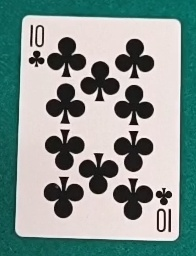
#> input picture card_templates/10_C_20251117_152222.jpg, 196 x 256 px
$ python -i suit_recognizer.py   (imports and definitions only)
#> lines starting #> are read from the running program, lines starting #| are printed output that depends on the picture; after the words box and inside, x2 and y2 are one past the last pixel; in counts of white or black regions, pixels touching at a corner belong together
import cv2
import numpy as np
import random

class SuitRecognizer:
    def __init__(self):
        self.suits = {
            'HEARTS': 'Corazones',
            'DIAMONDS': 'Diamantes',
            'CLUBS': 'Tréboles',
            'SPADES': 'Picas'
        }

    def find_suit_region(self, card_image):
        """Encuentra la región donde está el palo de la carta"""
        height, width = card_image.shape[:2]
        suit_region_height = height // 3
        suit_region_width = width // 4
        suit_region = card_image[height//4:height//4 + suit_region_height, 10:suit_region_width]
        return suit_region

    def detect_suit_by_color(self, suit_region):
        """Detecta el palo basado en el color"""
        hsv = cv2.cvtColor(suit_region, cv2.COLOR_BGR2HSV)

        # Máscaras para rojo
        lower_red1 = np.array([0, 50, 50])
        upper_red1 = np.array([10, 255, 255])
        lower_red2 = np.array([170, 50, 50])
        upper_red2 = np.array([180, 255, 255])
        mask_red1 = cv2.inRange(hsv, lower_red1, upper_red1)
        mask_red2 = cv2.inRange(hsv, lower_red2, upper_red2)
        mask_red = cv2.bitwise_or(mask_red1, mask_red2)

        # Máscara para negro
        mask_black = cv2.inRange(hsv, np.array([0, 0, 0]), np.array([180, 255, 50]))

        red_pixels = cv2.countNonZero(mask_red)
        black_pixels = cv2.countNonZero(mask_black)

        if red_pixels > black_pixels and red_pixels > 50:
            return ['HEARTS', 'DIAMONDS']
        elif black_pixels > red_pixels and black_pixels > 50:
            return ['CLUBS', 'SPADES']

        return []

    def detect_suit_by_shape(self, suit_region, possible_suits):
        """Distinguir entre palos del mismo color por forma"""
        if len(possible_suits) != 2:
            return self._simulate_recognition()

        gray = cv2.cvtColor(suit_region, cv2.COLOR_BGR2GRAY)
        _, binary = cv2.threshold(gray, 127, 255, cv2.THRESH_BINARY)
        contours, _ = cv2.findContours(binary, cv2.RETR_EXTERNAL, cv2.CHAIN_APPROX_SIMPLE)

        if contours:
            largest_contour = max(contours, key=cv2.contourArea)
            area = cv2.contourArea(largest_contour)
            perimeter = cv2.arcLength(largest_contour, True)

            if perimeter > 0:
                circularity = 4 * np.pi * area / (perimeter * perimeter)

                if 'HEARTS' in possible_suits and 'DIAMONDS' in possible_suits:
                    return 'HEARTS' if circularity > 0.5 else 'DIAMONDS'
                elif 'CLUBS' in possible_suits and 'SPADES' in possible_suits:
                    return 'SPADES' if circularity < 0.4 else 'CLUBS'

        return self._simulate_recognition()

    def _simulate_recognition(self):
        """Simula reconocimiento (para pruebas)"""
        suits = ['HEARTS', 'DIAMONDS', 'CLUBS', 'SPADES']
        return random.choice(suits)

    def recognize(self, card_image):
        """Reconoce el palo de la carta"""
        suit_region = self.find_suit_region(card_image)

        if suit_region is None or suit_region.size == 0:
            return self._simulate_recognition()

        possible_suits = self.detect_suit_by_color(suit_region)

        if len(possible_suits) == 1:
            return possible_suits[0]
        elif len(possible_suits) == 2:
            return self.detect_suit_by_shape(suit_region, possible_suits)
        else:
            return self._simulate_recognition()

    def get_suit_name(self, suit_code):
        """Convierte código de palo a nombre en español"""
        return self.suits.get(suit_code, 'Desconocido')

>>> import cv2
>>> picture = cv2.imread('card_templates/10_C_20251117_152222.jpg')
#> picture is the input picture: shape (256, 196, 3); mean B, G, R 146.3, 150.5, 134
>>> result = SuitRecognizer().recognize(picture)
#> in find_suit_region, `suit_region = card_image[height//4:height//4 + suit_region_height, 10:..`:
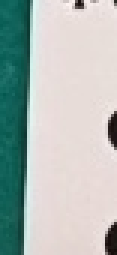
#> suit_region: shape (85, 39, 3) (shown 3 times larger); mean B, G, R 181.5, 185.9, 175.4
#> in detect_suit_by_color, `hsv = cv2.cvtColor(suit_region, cv2.COLOR_BGR2HSV)`: hsv: shape (85, 39, 3); mean H, S, V 34.3, 61.1, 193.5
#> in detect_suit_by_color, `mask_red1 = cv2.inRange(hsv, lower_red1, upper_red1)`:
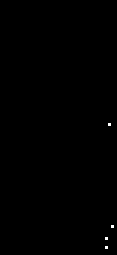
#> mask_red1: shape (85, 39) (shown 3 times larger); 0.12% white in thin lines or dots, all inside (x1, y1, x2, y2) = (35, 41, 38, 83)
#> in detect_suit_by_color, `mask_red2 = cv2.inRange(hsv, lower_red2, upper_red2)`: mask_red2: shape (85, 39); every value is 0
#> in detect_suit_by_color, `mask_black = cv2.inRange(hsv, np.array([0, 0, 0]), np.array([180, 255,..`:
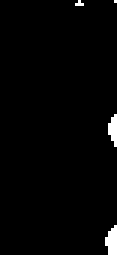
#> mask_black: shape (85, 39) (shown 3 times larger); 1.7% white; 4 white regions (2 under 20 px), largest, box (x1, y1, x2, y2) and area: (35, 75, 39, 85) 30, (36, 38, 39, 49) 23
#> in detect_suit_by_color, `red_pixels = cv2.countNonZero(mask_red)`: red_pixels = 4
#> in detect_suit_by_color, `black_pixels = cv2.countNonZero(mask_black)`: black_pixels = 58
#> in recognize, `possible_suits = self.detect_suit_by_color(suit_region)`: possible_suits = ['CLUBS', 'SPADES']
#> in detect_suit_by_shape, `gray = cv2.cvtColor(suit_region, cv2.COLOR_BGR2GRAY)`:
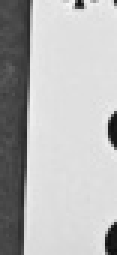
#> gray: shape (85, 39) (shown 3 times larger); min 14, max 246, mean 182.3
#> in detect_suit_by_shape, `_, binary = cv2.threshold(gray, 127, 255, cv2.THRESH_BINARY)`:
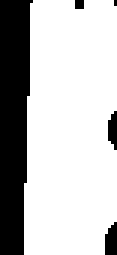
#> binary: shape (85, 39) (shown 3 times larger); 74.3% white; 5 black regions (2 under 20 px)
#> in detect_suit_by_shape, `contours, _ = cv2.findContours(binary, cv2.RETR_EXTERNAL, cv2.CHAIN_AP..`: contours = 1 contour; box (x1, y1, x2, y2) and area: (8, 0, 39, 85) 2350
#> in detect_suit_by_shape, `largest_contour = max(contours, key=cv2.contourArea)`: largest_contour = contour of 29 points, box (x1, y1, x2, y2) (8, 0, 39, 85), area 2350
#> in detect_suit_by_shape, `area = cv2.contourArea(largest_contour)`: area = 2350
#> in detect_suit_by_shape, `perimeter = cv2.arcLength(largest_contour, True)`: perimeter = 230.6
#> in detect_suit_by_shape, `circularity = 4 * np.pi * area / (perimeter * perimeter)`: circularity = 0.555
#> result = 'CLUBS'

$ run again, on card_templates/3_C_20251117_151905.jpg
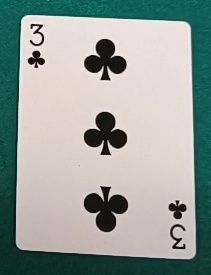
#> input picture card_templates/3_C_20251117_151905.jpg, 211 x 275 px
#> picture is the input picture: shape (275, 211, 3); mean B, G, R 153, 158.3, 150.1
#> hsv: shape (91, 42, 3); mean H, S, V 27.9, 55.7, 195.2
#> mask_red1: shape (91, 42); every value is 0
#> in detect_suit_by_color, `mask_black = cv2.inRange(hsv, np.array([0, 0, 0]), np.array([180, 255,..`:
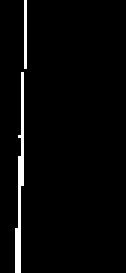
#> mask_black: shape (91, 42) (shown 3 times larger); 3% white in thin lines or dots, all inside (x1, y1, x2, y2) = (5, 0, 9, 91)
#> red_pixels = 0
#> black_pixels = 116
#> possible_suits = ['CLUBS', 'SPADES']
#> in detect_suit_by_shape, `_, binary = cv2.threshold(gray, 127, 255, cv2.THRESH_BINARY)`:
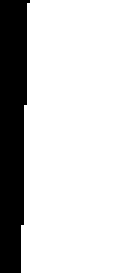
#> binary: shape (91, 42) (shown 3 times larger); 80.4% white; 1 black region
#> contours = 1 contour; box (x1, y1, x2, y2) and area: (7, 0, 42, 91) 2950
#> largest_contour = contour of 9 points, box (x1, y1, x2, y2) (7, 0, 42, 91), area 2950
#> area = 2950.5
#> perimeter = 246.2
#> circularity = 0.611
#> result = 'CLUBS'
